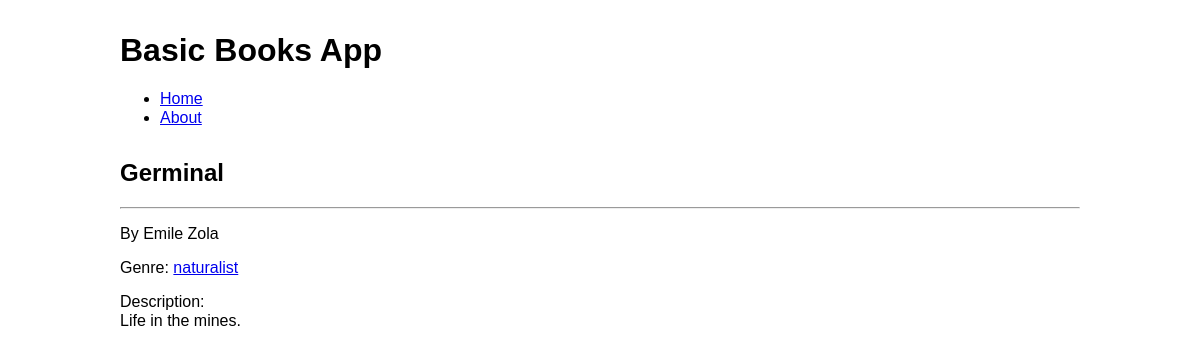
/4, run on the app's committed database.
### tables this page shows
CREATE TABLE books (
    id INTEGER PRIMARY KEY AUTOINCREMENT,
    title TEXT NOT NULL,
    author TEXT NOT NULL,
    genre TEXT NOT NULL,
    description TEXT
);

### app.py (the view)
@app.route("/<path:path>/")
def page(path):
    page = pages.get_or_404(path)
    return render_template('page.html', page=page)

### app.py (called while the page is built)
def get_db_connection():
    conn = sqlite3.connect('database.db')
    conn.row_factory = sqlite3.Row
    return conn

def get_details(book_id):
    conn = get_db_connection()
    book = conn.execute('SELECT * FROM books WHERE id = ?', (book_id,)).fetchone()
    conn.close()
    if book is None:
        abort(404)
    return book

@app.route('/<int:book_id>')
def details(book_id):
    book = get_details(book_id)
    return render_template('details.html', book=book)

### templates/details.html
{% extends 'base.html' %}
{% block content %}
    <div class="content">
        <h2>{{ book['title'] }}</h2>
        <hr>
        <p>By {{ book['author'] }}</p>
        <p>Genre: <a href="/tag/{{ book['genre'] }}">{{ book['genre'] }}</a></p>
        <p>Description:<br> {{ book['description'] }}</p>
    </div>
{% endblock %}

### static/css/style.css (style rules this page uses)
body { font-family: Helvetica, sans-serif; margin: 0; padding: 0; }

### data on the page
books: title "Germinal", author "Emile Zola", genre "naturalist", description "Life in the mines."
